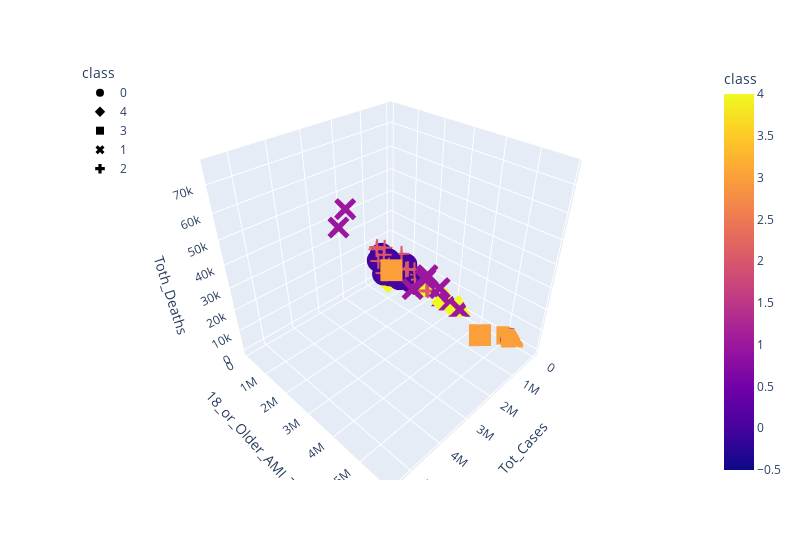

The cell this chart's notebook holds for it:
### Code cell
# Plot the 3D-scatter with x="Annual Income", y="Spending Score (1-100)" and z="Age"
fig = px.scatter_3d(
    five_clusters,
    x="Tot_Cases",
    y="18_or_Older_AMI_Total",
    z="Toth_Deaths",
    color="class",
    symbol="class",
    width=800,
)
fig.update_layout(legend=dict(x=0, y=1))
fig.show()
